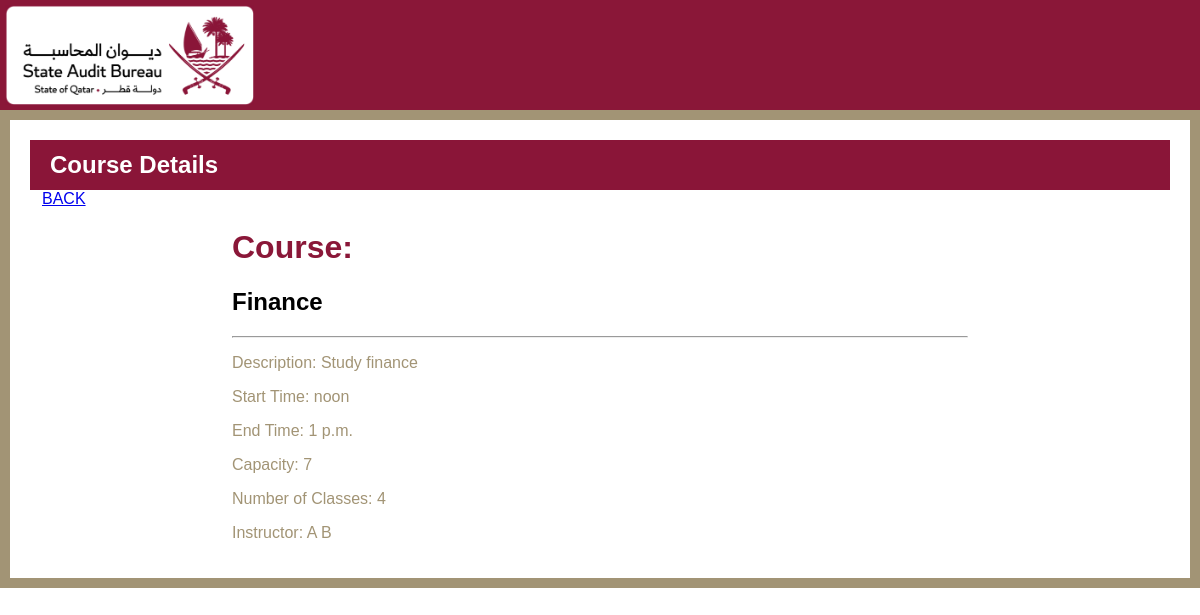
The app's page /course/3/ with its own data.
### base/models.py (models this page shows)
class Course(models.Model):
    name = models.CharField(max_length=100)
    description = models.TextField()
    start_time = models.TimeField()
    end_time = models.TimeField()
    capacity = models.PositiveIntegerField()
    number_of_classes = models.PositiveIntegerField()
    instructor = models.ForeignKey(Instructor, on_delete=models.CASCADE)
    current_session = models.IntegerField()
    start_date = models.DateField(auto_now_add=True)
    end_date = models.DateField(null=True)
    def __str__(self):
        return self.name

class Instructor(models.Model):
     id = models.AutoField(primary_key=True)
     first_name = models.CharField(max_length=255)
     last_name = models.CharField(max_length=255)
     email = models.EmailField(max_length=156)
     phone = models.CharField(max_length= 20)
     def __str__(self):
          return self.first_name + " " + self.last_name

### base/views.py (the view)
# urls.py: path('course/<int:pk>/', CourseDetail.as_view(), name="course"),
class CourseDetail(DetailView):
    model = Course
    template_name = 'base/admin_dashboard/course_detail.html'
    context_object_name = 'course'

### base/templates/base/admin_dashboard/course_detail.html (shortened to what this page needs)
{% load static %}
<!DOCTYPE html>
<html>
   <head>
      <link rel="stylesheet" href="https://cdnjs.cloudflare.com/ajax/libs/font-awesome/6.3.0/css/all.min.css" />
	    <link rel="stylesheet" href="https://cdnjs.cloudflare.com/ajax/libs/bootstrap/5.3.0-alpha1/css/bootstrap-grid.min.css" />
    <link rel="stylesheet" href="{% static 'css/reg_style.css' %}">
</head>
   <body>
    <div class="header">
      <div class="logo">
         <img src="{% static 'img/primary-rgb-state-audit-bureau-1@2x.png' %}" alt="Logo">
        </div>
    </div>
    <div class="gold-border container-fluid">
      <div class="maroon-bar">
        <h2>Course Details</h2>
      </div>
      <div class="container">
        <div class="row justify-content-center">
          <a href="{% url 'courses' %}">BACK</a>
          <div class="col-md-8">
            <div class="card">
              <div class="card-header">
                <h1 style="color:#8A1738" > Course:</h1>
                <h2 style="color:#000">{{course}}</h2>
                <hr/>
              </div>
              <div class="card-body" >
                <p> Description: {{course.description}}</p>
                <p> Start Time: {{course.start_time}}</p>
                <p> End Time: {{course.end_time}}</p>
                <p> Capacity: {{course.capacity}}</p>
                <p> Number of Classes: {{course.number_of_classes}}</p>
                <p> Instructor: {{course.instructor}}</p>
              </div>
            </div>
          </div>
        </div>
      </div>
    </div>
</body>
</html>

### base/static/css/reg_style.css (style rules this page uses)
* { box-sizing: border-box; }
body { margin: 0; font-family: sans-serif; color: #A29475; }
.header { display: flex; justify-content: space-between; align-items: center; padding: 10px; background-color: #8A1738; height: 110px; }
.logo img { height: 100px; left: 5px; position: absolute; top: 5px; }

### base/templates/base/admin_dashboard/course_detail.html (style rules this page uses)
body { margin: 20px; background-color: #fff; }
.gold-border { border: 10px solid#A29475; padding: 20px; background-color: #fff; }
.maroon-bar { background-color: #8A1538; color: #fff; height: 50px; display: flex; align-items: center; justify-content: flex-start; padding: 0 20px; }
.maroon-bar h2 { margin: 0; font-weight: bold; font-size: 24px; }

### records on screen
Course: name "Finance", description "Study finance", start_time "noon", end_time "1 p.m.", capacity "7", number_of_classes "4", instructor "A B"
